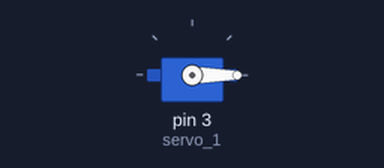
The sketch below on a simulated Arduino Uno, built with avr-gcc and run on an emulated ATmega328P. Parts: servo.

Above: at 0.05 s.
At 4.55 s:
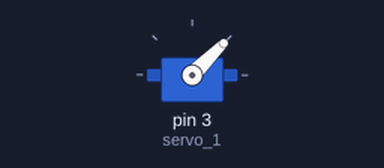
At 9.05 s:
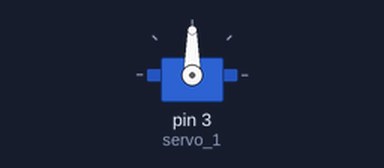
At 18.05 s:
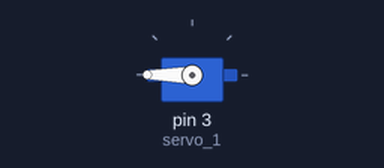
Timing chart, 0 to 23.5 s (numbered marks = the images above):
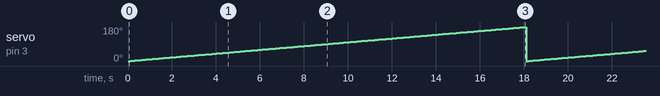

The sketch:

servomotor.ino
```cpp
#include <Servo.h>
Servo servo_1;
void setup() {
  // put your setup code here, to run once:
servo_1.attach(3);
}

void loop() {
  // put your main code here, to run repeatedly:
for(int i=0; i<=180; i++)
{
servo_1.write(i);
delay(100);
}

}
```

Measured:
- by itself, servo on pin 3 (servo_1): ramps from 0° to 180° and jumps back, once every 18.1 s
